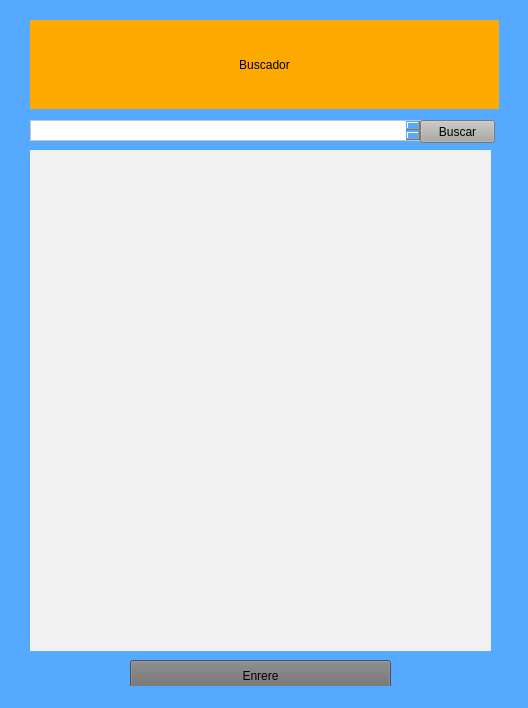
<?xml version="1.0" encoding="UTF-8"?>
<ui version="4.0">
 <class>MainWindow</class>
 <widget class="QMainWindow" name="MainWindow">
  <property name="geometry">
   <rect>
    <x>0</x>
    <y>0</y>
    <width>528</width>
    <height>708</height>
   </rect>
  </property>
  <property name="windowTitle">
   <string>MainWindow</string>
  </property>
  <property name="styleSheet">
   <string notr="true">background-color: rgb(85, 170, 255);</string>
  </property>
  <widget class="QWidget" name="centralwidget">
   <widget class="QLabel" name="Titol_2">
    <property name="geometry">
     <rect>
      <x>30</x>
      <y>20</y>
      <width>469</width>
      <height>89</height>
     </rect>
    </property>
    <property name="styleSheet">
     <string notr="true">font: 87 20pt &quot;Arial Black&quot;;
background-color: rgb(255, 170, 0);</string>
    </property>
    <property name="text">
     <string>Buscador</string>
    </property>
    <property name="alignment">
     <set>Qt::AlignCenter</set>
    </property>
   </widget>
   <widget class="QTextEdit" name="Txt_Buscar">
    <property name="geometry">
     <rect>
      <x>30</x>
      <y>120</y>
      <width>391</width>
      <height>21</height>
     </rect>
    </property>
    <property name="styleSheet">
     <string notr="true">background-color: rgb(255, 255, 255);</string>
    </property>
    <property name="html">
     <string>&lt;!DOCTYPE HTML PUBLIC &quot;-//W3C//DTD HTML 4.0//EN&quot; &quot;http://www.w3.org/TR/REC-html40/strict.dtd&quot;&gt;
&lt;html&gt;&lt;head&gt;&lt;meta name=&quot;qrichtext&quot; content=&quot;1&quot; /&gt;&lt;style type=&quot;text/css&quot;&gt;
p, li { white-space: pre-wrap; }
&lt;/style&gt;&lt;/head&gt;&lt;body style=&quot; font-family:'MS Shell Dlg 2'; font-size:8.25pt; font-weight:400; font-style:normal;&quot;&gt;
&lt;p style=&quot;-qt-paragraph-type:empty; margin-top:0px; margin-bottom:0px; margin-left:0px; margin-right:0px; -qt-block-indent:0; text-indent:0px;&quot;&gt;&lt;br /&gt;&lt;/p&gt;&lt;/body&gt;&lt;/html&gt;</string>
    </property>
   </widget>
   <widget class="QPushButton" name="Btn_Buscar">
    <property name="geometry">
     <rect>
      <x>420</x>
      <y>120</y>
      <width>75</width>
      <height>23</height>
     </rect>
    </property>
    <property name="styleSheet">
     <string notr="true">background-color: rgb(170, 170, 166);
font: 87 10pt &quot;Arial Black&quot;;</string>
    </property>
    <property name="text">
     <string>Buscar</string>
    </property>
   </widget>
   <widget class="QLabel" name="Txt_Buscado">
    <property name="geometry">
     <rect>
      <x>30</x>
      <y>150</y>
      <width>461</width>
      <height>501</height>
     </rect>
    </property>
    <property name="styleSheet">
     <string notr="true">background-color: rgb(241, 241, 241);</string>
    </property>
    <property name="text">
     <string/>
    </property>
   </widget>
   <widget class="QPushButton" name="Enrere">
    <property name="geometry">
     <rect>
      <x>130</x>
      <y>660</y>
      <width>261</width>
      <height>31</height>
     </rect>
    </property>
    <property name="styleSheet">
     <string notr="true">background-color: rgb(109, 109, 109);
font: 87 14pt &quot;Arial Black&quot;;</string>
    </property>
    <property name="text">
     <string>Enrere</string>
    </property>
   </widget>
  </widget>
  <widget class="QStatusBar" name="statusbar"/>
 </widget>
 <resources/>
 <connections/>
</ui>
